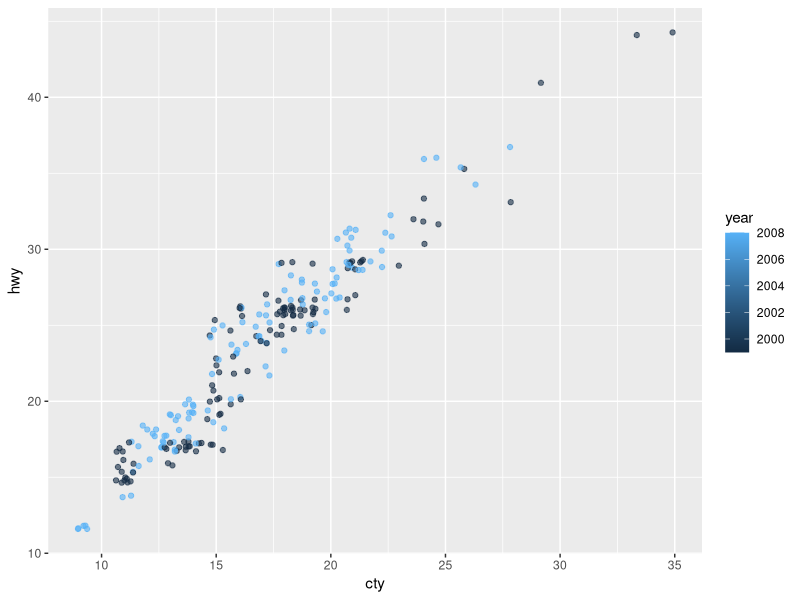
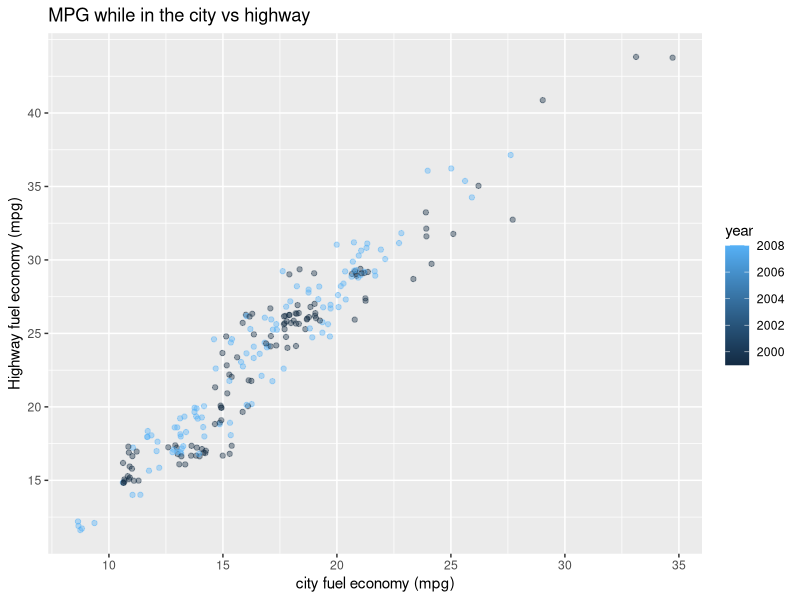

R code for these plots, in order:
## ---- chunk 1
library(ggplot2)

mpg

ggplot(
  data = mpg,
  mapping = aes(
    x = cty,
    y = hwy,
    color = year,
  ) 
) + geom_point(position = "jitter", alpha = 0.6) 
## ---- chunk 2

ggplot(
  data = mpg,
  mapping = aes(
    x = cty,
    y = hwy,
    color = year,
  ) 
) + geom_point(position = "jitter", alpha = 0.4)  +
  labs(
    title = "MPG while in the city vs highway",
    x = "city fuel economy (mpg)",
    y = "Highway fuel economy (mpg)",
    ) +  scale_y_continuous(breaks = seq(0, 40, by = 5)) +
    scale_x_continuous(breaks = seq(0, 40, by = 5)) 
